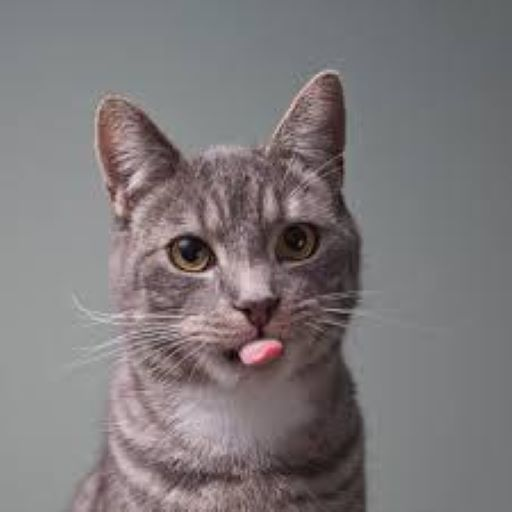
#> input picture images.jpg, 512 x 512 px, found by its file name
$ python rgb.py
#> lines starting #> are read from the running program, lines starting #| are printed output that depends on the picture; after the words box and inside, x2 and y2 are one past the last pixel; in counts of white or black regions, pixels touching at a corner belong together
import cv2
import numpy as np

# Load an image from file
img = cv2.imread('D:\DIP ABBY\images.jpg')
#> img is the input picture: shape (512, 512, 3); mean B, G, R 122.1, 120.5, 125.7

# Display the image
cv2.imshow('Image', img)
cv2.waitKey(0)

# Convert the image to grayscale
gray = cv2.cvtColor(img, cv2.COLOR_BGR2GRAY)

# Display the grayscale image
cv2.imshow('Grayscale', gray)
cv2.waitKey(0)

# Apply a Gaussian blur to the image
blur = cv2.GaussianBlur(img, (5, 5), 0)

# Display the blurred image
cv2.imshow('Blurred', blur)
cv2.waitKey(0)

# Apply edge detection to the image
edges = cv2.Canny(img, 100, 200)
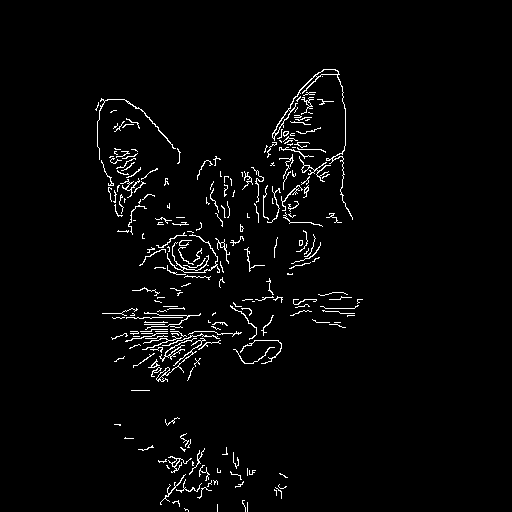
#> edges: shape (512, 512); 2.6% white in thin lines or dots, all inside (x1, y1, x2, y2) = (95, 69, 363, 512)

# Display the edges image
cv2.imshow('Edges', edges)
cv2.waitKey(0)

# Apply a threshold to the image
ret, thresh = cv2.threshold(gray, 127, 255, cv2.THRESH_BINARY)
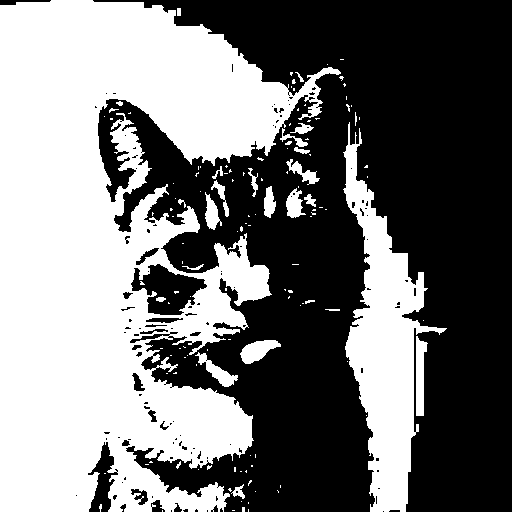
#> thresh: shape (512, 512); 46.5% white; 133 white regions (105 under 20 px)

# Display the thresholded image
cv2.imshow('Threshold', thresh)
cv2.waitKey(0)

# Find contours in the thresholded image
contours, hierarchy = cv2.findContours(thresh, cv2.RETR_TREE, cv2.CHAIN_APPROX_SIMPLE)
#> contours = 255 contours, 209 with area under 20; largest, box (x1, y1, x2, y2) and area: (0, 0, 341, 512) 103254, (343, 122, 447, 512) 15017, (130, 263, 208, 316) 2349, (416, 336, 428, 416) 558, (240, 340, 281, 364) 516

# Draw the contours on the original image
cv2.drawContours(img, contours, -1, (0, 255, 0), 3)
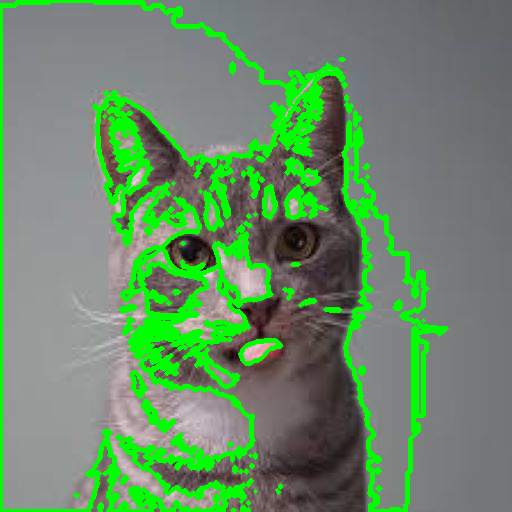
#> img: shape (512, 512, 3); 14.46% of pixels changed, all inside (x1, y1, x2, y2) = (0, 0, 449, 512)

# Display the image with contours
cv2.imshow('Contours', img)
cv2.waitKey(0)

# Resize the image
resized = cv2.resize(img, (500, 500))
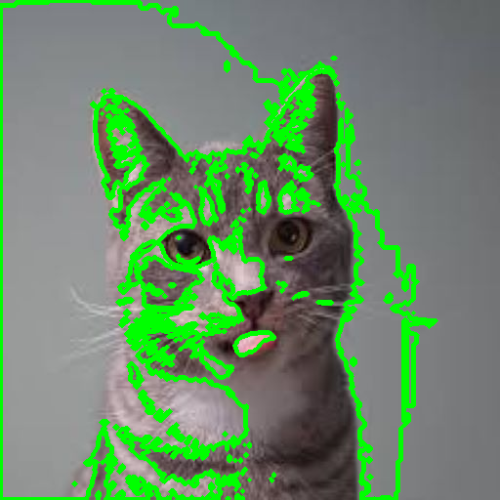
#> resized: shape (500, 500, 3); mean B, G, R 103.6, 139, 105.5

# Display the resized image
cv2.imshow('Resized', resized)
cv2.waitKey(0)

# Rotate the image
(rows, cols) = img.shape[:2]
#> rows = 512; cols = 512
M = cv2.getRotationMatrix2D((cols/2, rows/2), 45, 1)
rotated = cv2.warpAffine(img, M, (cols, rows))
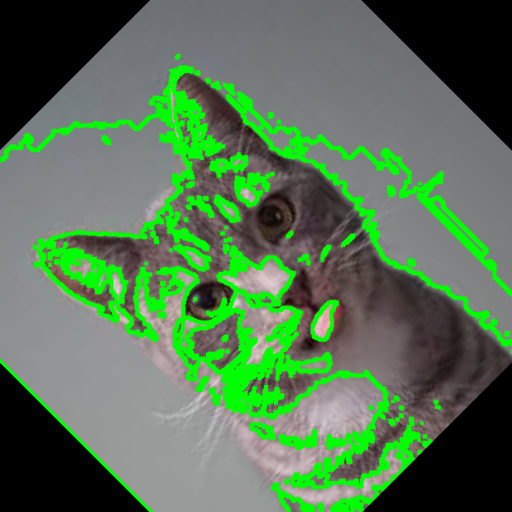
#> rotated: shape (512, 512, 3); mean B, G, R 83.1, 115.8, 85.6

# Display the rotated image
cv2.imshow('Rotated', rotated)
cv2.waitKey(0)

# Flip the image horizontally
flipped = cv2.flip(img, 1)
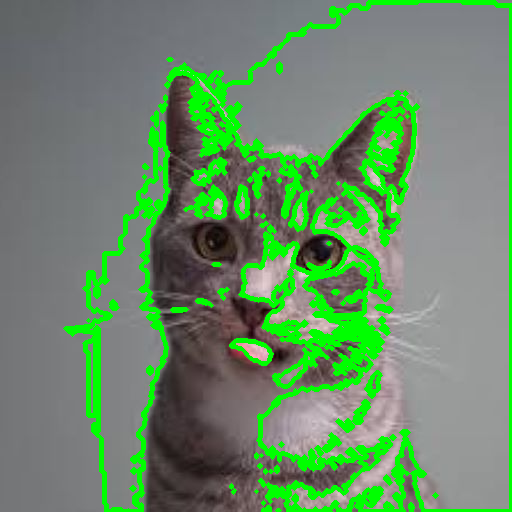
#> flipped: shape (512, 512, 3); mean B, G, R 103.6, 139.1, 105.5

# Display the flipped image
cv2.imshow('Flipped', flipped)
cv2.waitKey(0)

$ run again, with img2.jpg copied over images.jpg
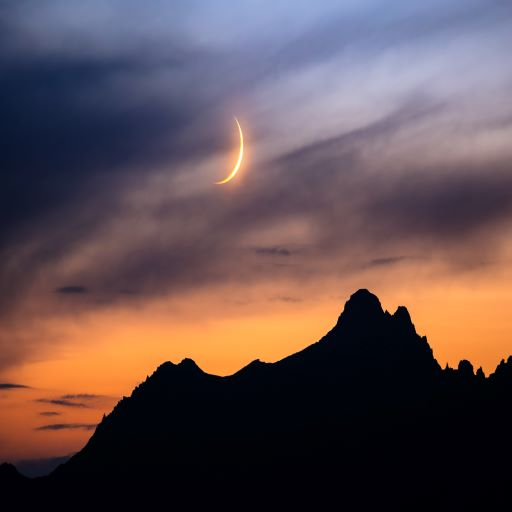
#> input picture img2.jpg, 512 x 512 px, found by its file name
#> img is the input picture: shape (512, 512, 3); mean B, G, R 81.2, 78.6, 97.8
#> `edges = cv2.Canny(img, 100, 200)`:
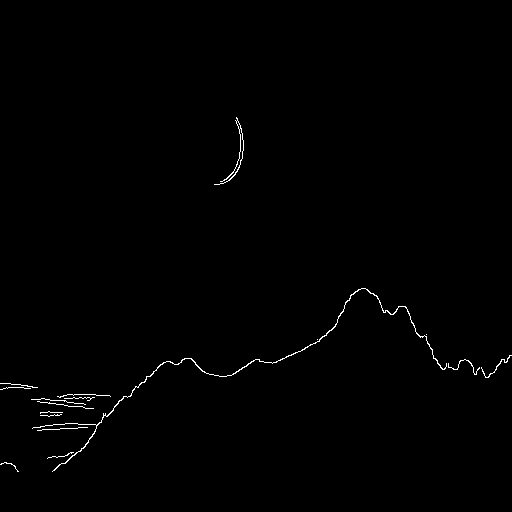
#> edges: shape (512, 512); 0.57% white in thin lines or dots, all inside (x1, y1, x2, y2) = (0, 117, 512, 472)
#> thresh: shape (512, 512); 32.1% white; 16 white regions (12 under 20 px)
#> contours = 27 contours, 21 with area under 20; largest, box (x1, y1, x2, y2) and area: (65, 0, 512, 189) 48323, (12, 239, 512, 398) 34140, (281, 226, 304, 236) 119, (80, 410, 105, 421) 59, (263, 66, 273, 75) 44, (271, 58, 281, 68) 41
#> img: shape (512, 512, 3); 5.12% of pixels changed, all inside (x1, y1, x2, y2) = (10, 0, 512, 425)
#> `flipped = cv2.flip(img, 1)`:
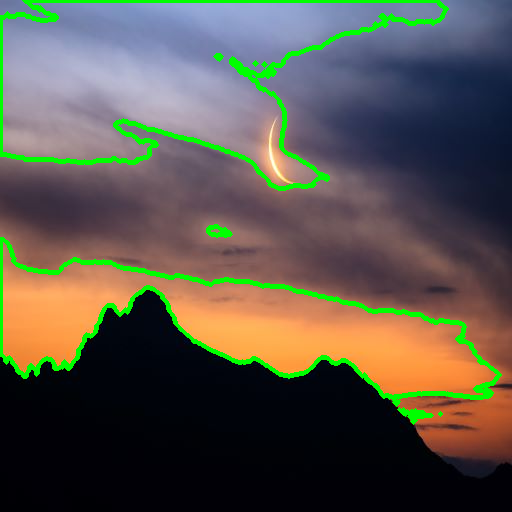
#> flipped: shape (512, 512, 3); mean B, G, R 75.4, 85.6, 89.8
